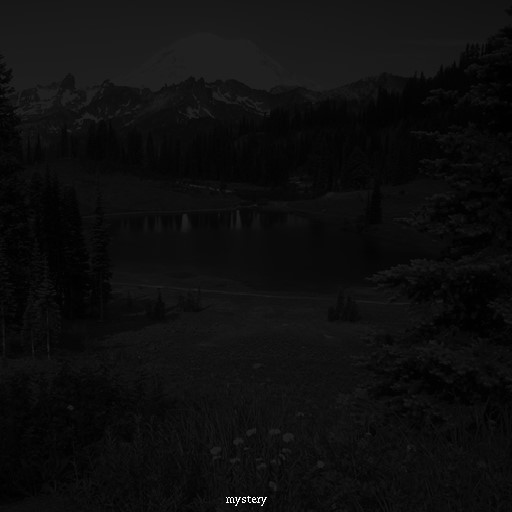
#> input picture Lab 7/lab07.jpg, 512 x 512 px
$ python 'Task 2.2.py'   (Python 2 division)
#> lines starting #> are read from the running program, lines starting #| are printed output that depends on the picture
import cv2, numpy as np

window_size_factor = 2  # window size factor defines what fraction will be the size of window compared to the original image
img = cv2.imread('lab07.jpg', 0)
#> img is the input picture: shape (512, 512); min 0, max 255, mean 13.7

img_height, img_width = img.shape
#> img_height = 512; img_width = 512
window_width = img_width / window_size_factor
#> window_width = 256
window_height = img_height / window_size_factor
#> window_height = 256

window_start = (0, 0)
window_end = (window_height, window_width)
#> window_end = (256, 256)

tile_equalized = np.zeros((img_height, img_width), np.uint8)

for y in range(window_height):
    for x in range(window_width):
        tile_equalized[y:window_height+y, x:window_width+x] = cv2.equalizeHist(img[y:window_height+y, x:window_width+x])
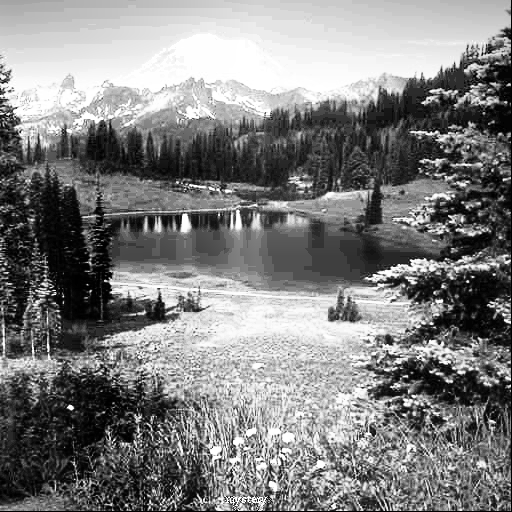
#> tile_equalized: shape (512, 512); min 0, max 255, mean 127.5

cv2.imwrite('SlideEqualized.png', tile_equalized)
